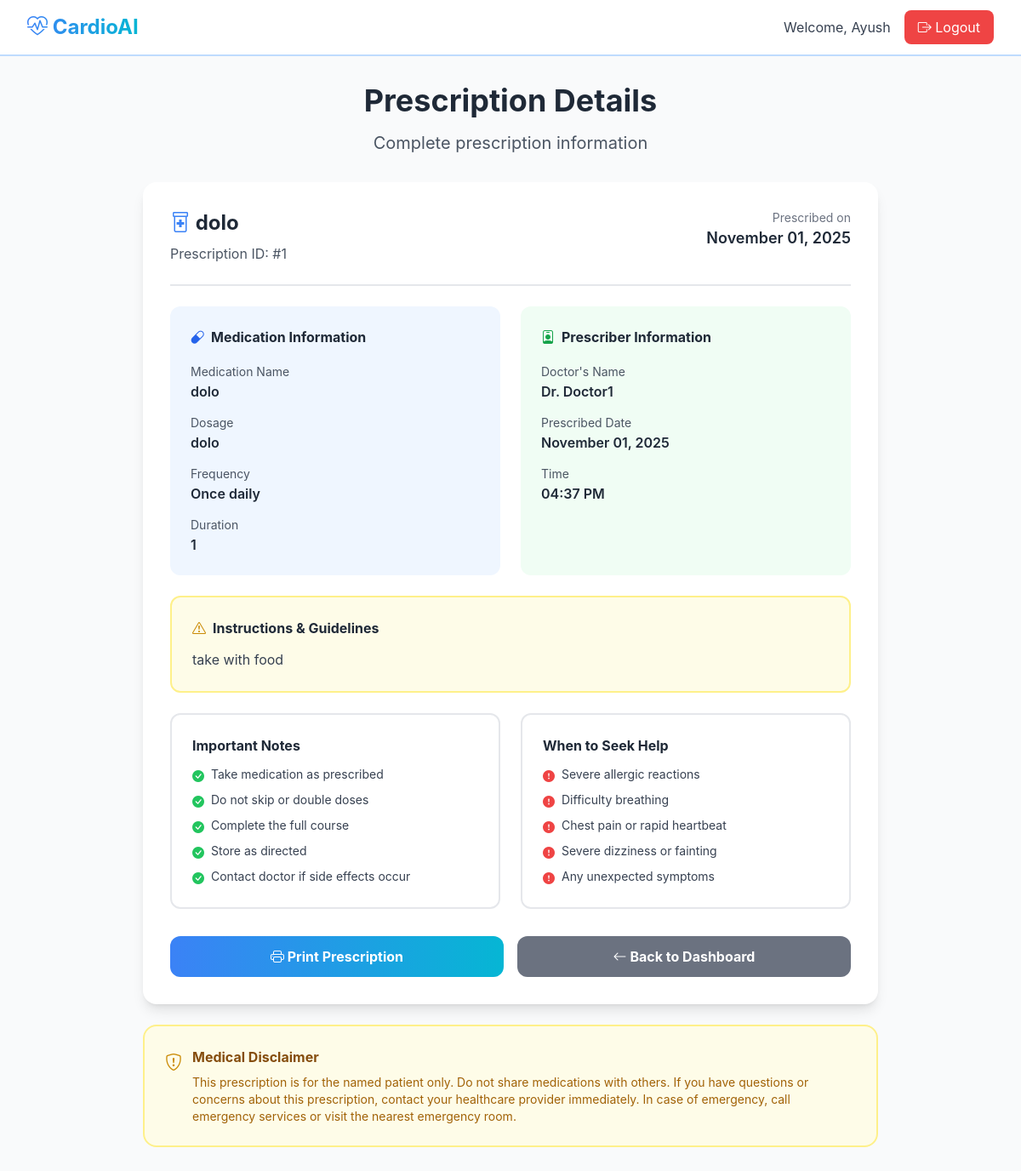
The app's page /prescription_details/1 (signed in) with its own data.
### tables this page shows
CREATE TABLE prescriptions (
            id INTEGER PRIMARY KEY AUTOINCREMENT,
            patient_id INTEGER,
            doctor_id INTEGER,
            medication TEXT,
            dosage TEXT,
            frequency TEXT,
            duration TEXT,
            instructions TEXT,
            created_at TIMESTAMP DEFAULT CURRENT_TIMESTAMP,
            FOREIGN KEY (patient_id) REFERENCES users (id),
            FOREIGN KEY (doctor_id) REFERENCES users (id)
        );

CREATE TABLE users (
            id INTEGER PRIMARY KEY AUTOINCREMENT,
            name TEXT NOT NULL,
            email TEXT UNIQUE NOT NULL,
            password TEXT NOT NULL,
            role TEXT NOT NULL,
            created_at TIMESTAMP DEFAULT CURRENT_TIMESTAMP
        , is_blocked INTEGER DEFAULT 0);

### app.py (the view)
    def decorated_function(*args, **kwargs):
        if 'user_id' not in session or session.get('role') != 'patient':
            flash('Access denied. Patient login required.', 'error')
            return redirect(url_for('login'))
        return f(*args, **kwargs)

### app.py (called while the page is built)
def get_db_connection():
    conn = sqlite3.connect('database.db')
    conn.row_factory = sqlite3.Row
    return conn

def convert_row_to_dict(row):
    if row is None:
        return None
    row_dict = dict(row)
    if 'created_at' in row_dict and row_dict['created_at']:
        try:
            row_dict['created_at'] = datetime.strptime(row_dict['created_at'], '%Y-%m-%d %H:%M:%S')
        except:
            row_dict['created_at'] = datetime.now()
    return row_dict

def patient_required(f):
    def decorated_function(*args, **kwargs):
        if 'user_id' not in session or session.get('role') != 'patient':
            flash('Access denied. Patient login required.', 'error')
            return redirect(url_for('login'))
        return f(*args, **kwargs)
    decorated_function.__name__ = f.__name__
    return decorated_function

@app.route('/prescription_details/<int:prescription_id>')
@patient_required
def prescription_details(prescription_id):
    conn = get_db_connection()
    prescription = conn.execute('''
        SELECT p.*, u.name as doctor_name
        FROM prescriptions p
        JOIN users u ON p.doctor_id = u.id
        WHERE p.id = ? AND p.patient_id = ?
    ''', (prescription_id, session['user_id'])).fetchone()
    conn.close()
    if not prescription:
        flash('Prescription not found!', 'error')
        return redirect(url_for('patient_dashboard'))
    prescription = convert_row_to_dict(prescription)
    doctor_name = prescription['doctor_name']
    return render_template('prescription_details.html', prescription=prescription, doctor_name=doctor_name)

### templates/prescription_details.html (shortened to what this page needs)
{% extends "base.html" %}
{% block content %}
<div class="min-h-screen bg-gray-50 py-8">
    <div class="max-w-4xl mx-auto px-4">
        <div class="text-center mb-8">
            <h1 class="text-4xl font-bold text-gray-800 mb-4">Prescription Details</h1>
            <p class="text-xl text-gray-600">Complete prescription information</p>
        </div>
        <div class="bg-white rounded-2xl shadow-lg p-8 mb-6">
            <div class="border-b-2 border-gray-200 pb-6 mb-6">
                <div class="flex justify-between items-start">
                    <div>
                        <h2 class="text-2xl font-bold text-gray-800 mb-2">
                            <i class="bi bi-prescription2 text-blue-500"></i>
                            {{ prescription.medication }}
                        </h2>
                        <p class="text-gray-600">Prescription ID: #{{ prescription.id }}</p>
                    </div>
                    <div class="text-right">
                        <p class="text-sm text-gray-500">Prescribed on</p>
                        <p class="text-lg font-semibold text-gray-800">
                            {{ prescription.created_at.strftime('%B %d, %Y') }}
                        </p>
                    </div>
                </div>
            </div>
            <div class="grid md:grid-cols-2 gap-6 mb-6">
                <div class="bg-blue-50 rounded-xl p-6">
                    <h3 class="font-bold text-gray-800 mb-4 flex items-center gap-2">
                        <i class="bi bi-capsule text-blue-600"></i>
                        Medication Information
                    </h3>
                    <div class="space-y-3">
                        <div>
                            <label class="text-sm text-gray-600">Medication Name</label>
                            <p class="font-semibold text-gray-800">{{ prescription.medication }}</p>
                        </div>
                        <div>
                            <label class="text-sm text-gray-600">Dosage</label>
                            <p class="font-semibold text-gray-800">{{ prescription.dosage }}</p>
                        </div>
                        <div>
                            <label class="text-sm text-gray-600">Frequency</label>
                            <p class="font-semibold text-gray-800">{{ prescription.frequency }}</p>
                        </div>
                        <div>
                            <label class="text-sm text-gray-600">Duration</label>
                            <p class="font-semibold text-gray-800">{{ prescription.duration }}</p>
                        </div>
                    </div>
                </div>
                <div class="bg-green-50 rounded-xl p-6">
                    <h3 class="font-bold text-gray-800 mb-4 flex items-center gap-2">
                        <i class="bi bi-person-badge text-green-600"></i>
                        Prescriber Information
                    </h3>
                    <div class="space-y-3">
                        <div>
                            <label class="text-sm text-gray-600">Doctor's Name</label>
                            <p class="font-semibold text-gray-800">Dr. {{ doctor_name }}</p>
                        </div>
                        <div>
                            <label class="text-sm text-gray-600">Prescribed Date</label>
                            <p class="font-semibold text-gray-800">{{ prescription.created_at.strftime('%B %d, %Y') }}</p>
                        </div>
                        <div>
                            <label class="text-sm text-gray-600">Time</label>
                            <p class="font-semibold text-gray-800">{{ prescription.created_at.strftime('%I:%M %p') }}</p>
                        </div>
                    </div>
                </div>
            </div>
            <div class="bg-yellow-50 border-2 border-yellow-200 rounded-xl p-6 mb-6">
                <h3 class="font-bold text-gray-800 mb-3 flex items-center gap-2">
                    <i class="bi bi-exclamation-triangle text-yellow-600"></i>
                    Instructions & Guidelines
                </h3>
                <p class="text-gray-700 whitespace-pre-line leading-relaxed">{{ prescription.instructions }}</p>
            </div>
            <div class="grid md:grid-cols-2 gap-6">
                <div class="border-2 border-gray-200 rounded-xl p-6">
                    <h3 class="font-bold text-gray-800 mb-3">Important Notes</h3>
                    <ul class="space-y-2 text-sm text-gray-700">
                        <li class="flex items-start gap-2">
                            <i class="bi bi-check-circle-fill text-green-500 mt-0.5"></i>
                            <span>Take medication as prescribed</span>
                        </li>
                        <li class="flex items-start gap-2">
                            <i class="bi bi-check-circle-fill text-green-500 mt-0.5"></i>
                            <span>Do not skip or double doses</span>
                        </li>
                        <li class="flex items-start gap-2">
                            <i class="bi bi-check-circle-fill text-green-500 mt-0.5"></i>
                            <span>Complete the full course</span>
                        </li>
                        <li class="flex items-start gap-2">
                            <i class="bi bi-check-circle-fill text-green-500 mt-0.5"></i>
                            <span>Store as directed</span>
                        </li>
                        <li class="flex items-start gap-2">
                            <i class="bi bi-check-circle-fill text-green-500 mt-0.5"></i>
                            <span>Contact doctor if side effects occur</span>
                        </li>
                    </ul>
                </div>
                <div class="border-2 border-gray-200 rounded-xl p-6">
                    <h3 class="font-bold text-gray-800 mb-3">When to Seek Help</h3>
                    <ul class="space-y-2 text-sm text-gray-700">
                        <li class="flex items-start gap-2">
                            <i class="bi bi-exclamation-circle-fill text-red-500 mt-0.5"></i>
                            <span>Severe allergic reactions</span>
                        </li>
                        <li class="flex items-start gap-2">
                            <i class="bi bi-exclamation-circle-fill text-red-500 mt-0.5"></i>
                            <span>Difficulty breathing</span>
                        </li>
                        <li class="flex items-start gap-2">
                            <i class="bi bi-exclamation-circle-fill text-red-500 mt-0.5"></i>
                            <span>Chest pain or rapid heartbeat</span>
                        </li>
                        <li class="flex items-start gap-2">
                            <i class="bi bi-exclamation-circle-fill text-red-500 mt-0.5"></i>
                            <span>Severe dizziness or fainting</span>
                        </li>
                        <li class="flex items-start gap-2">
                            <i class="bi bi-exclamation-circle-fill text-red-500 mt-0.5"></i>
                            <span>Any unexpected symptoms</span>
                        </li>
                    </ul>
                </div>
            </div>
            <div class="mt-8 flex gap-4">
                <button onclick="window.print()"
                        class="flex-1 bg-gradient-to-r from-blue-500 to-cyan-500 text-white py-3 rounded-xl font-bold hover:shadow-lg transition-all">
                    <i class="bi bi-printer"></i> Print Prescription
                </button>
                <a href="/patient_dashboard"
                   class="flex-1 bg-gray-500 text-white py-3 rounded-xl font-bold text-center hover:bg-gray-600 transition-all">
                    <i class="bi bi-arrow-left"></i> Back to Dashboard
                </a>
            </div>
        </div>
        <div class="bg-yellow-50 border-2 border-yellow-200 rounded-2xl p-6">
            <div class="flex items-start gap-3">
                <i class="bi bi-shield-exclamation text-yellow-600 text-xl mt-1"></i>
                <div>
                    <h4 class="font-bold text-yellow-800 mb-2">Medical Disclaimer</h4>
                    <p class="text-yellow-700 text-sm">
                        This prescription is for the named patient only. Do not share medications with others.
                        If you have questions or concerns about this prescription, contact your healthcare provider immediately.
                        In case of emergency, call emergency services or visit the nearest emergency room.
                    </p>
                </div>
            </div>
        </div>
    </div>
</div>
{% endblock %}

### templates/base.html (style rules this page uses)
body { font-family: 'Inter', system-ui, -apple-system, sans-serif; }
.gradient-bg { background: linear-gradient(135deg, #e0f2fe 0%, #bfdbfe 50%, #fff 100%); }

### records on screen
prescriptions: medication "dolo", id "1", dosage "dolo", frequency "Once daily", duration "1", instructions "take with food"
users: name "Doctor1"

### other values on screen
{{ session.name }} "Ayush"
{{ prescription.created_at.strftime('%B %d, %Y') }} "November 01, 2025"
{{ prescription.created_at.strftime('%I:%M %p') }} "04:37 PM"
